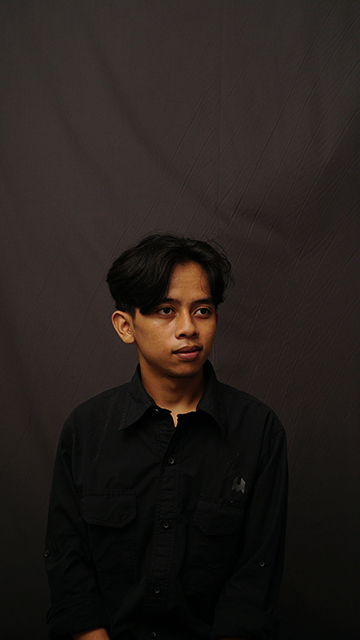
#> input picture pertemuan-11/assets/img/e.JPG, 360 x 640 px, found by its file name
$ python sobel.py   (older library calls are emulated)
#> lines starting #> are read from the running program, lines starting #| are printed output that depends on the picture; after the words box and inside, x2 and y2 are one past the last pixel; in counts of white or black regions, pixels touching at a corner belong together
import cv2
import numpy as np

# Baca citra grayscale
image = cv2.imread('assets\img\e.JPG', cv2.IMREAD_GRAYSCALE)
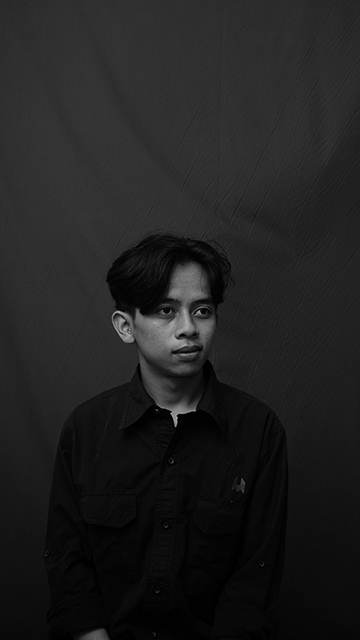
#> image: shape (640, 360); min 0, max 175, mean 32.2

# Deteksi tepi menggunakan Sobel
sobelx = cv2.Sobel(image, cv2.CV_64F, 1, 0, ksize=5)  # Sobel X
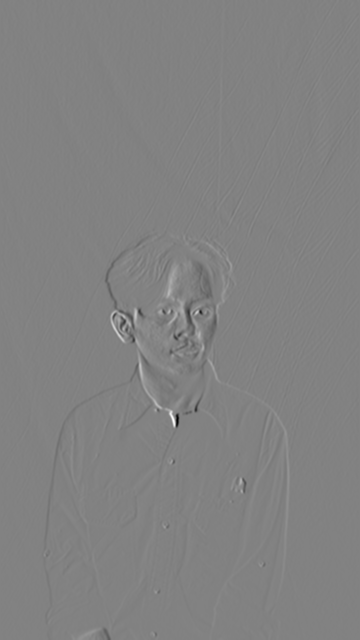
#> sobelx: shape (640, 360) float64; min -7486, max 7189, mean -2.3; drawn with min black and max white
sobely = cv2.Sobel(image, cv2.CV_64F, 0, 1, ksize=5)  # Sobel Y

# Tampilkan hasil
cv2.imshow('Sobel X', sobelx)
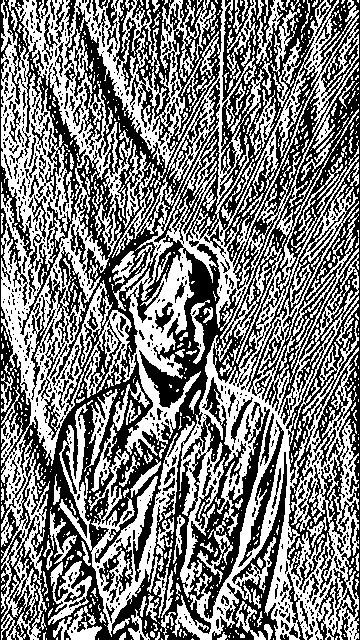
#> window 'Sobel X': shape (640, 360); 49.1% white; 837 white regions (673 under 20 px), largest, box (x1, y1, x2, y2) and area: (1, 0, 359, 640) 92916, (48, 561, 92, 625) 1051, (53, 606, 102, 640) 683
cv2.imshow('Sobel Y', sobely)
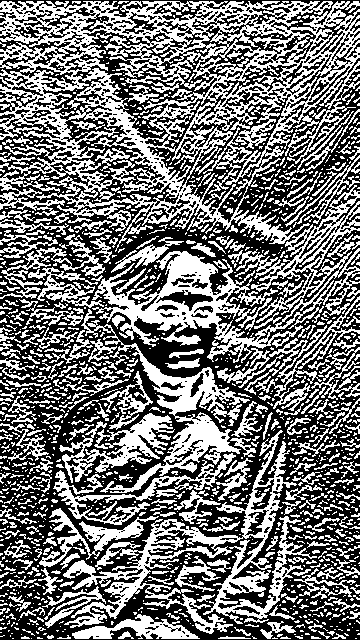
#> window 'Sobel Y': shape (640, 360); 45.5% white; 1462 white regions (1121 under 20 px), largest, box (x1, y1, x2, y2) and area: (0, 1, 360, 252) 34710, (92, 185, 360, 363) 11429, (63, 430, 317, 634) 9476
cv2.waitKey(0)
cv2.destroyAllWindows()
